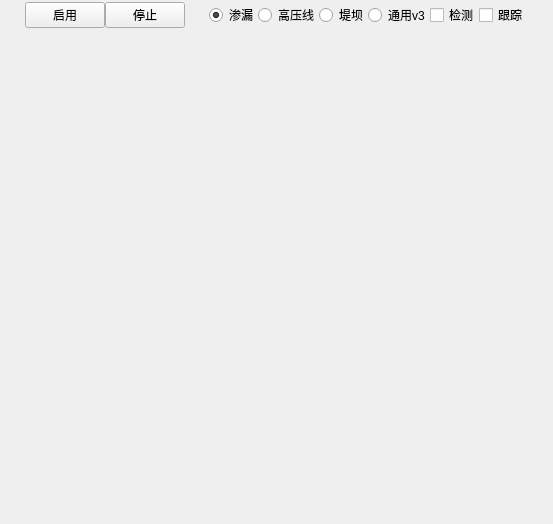
<?xml version="1.0" encoding="UTF-8"?>
<ui version="4.0">
 <class>PlayYoloVideoStreamManageWidget</class>
 <widget class="QWidget" name="PlayYoloVideoStreamManageWidget">
  <property name="geometry">
   <rect>
    <x>0</x>
    <y>0</y>
    <width>553</width>
    <height>524</height>
   </rect>
  </property>
  <property name="windowTitle">
   <string>PlayYoloVideoStreamManageWidget</string>
  </property>
  <layout class="QVBoxLayout" name="verticalLayout">
   <property name="spacing">
    <number>0</number>
   </property>
   <property name="leftMargin">
    <number>0</number>
   </property>
   <property name="topMargin">
    <number>0</number>
   </property>
   <property name="rightMargin">
    <number>0</number>
   </property>
   <property name="bottomMargin">
    <number>0</number>
   </property>
   <item>
    <layout class="QHBoxLayout" name="horizontalLayout">
     <property name="topMargin">
      <number>2</number>
     </property>
     <item>
      <spacer name="horizontalSpacer">
       <property name="orientation">
        <enum>Qt::Horizontal</enum>
       </property>
       <property name="sizeHint" stdset="0">
        <size>
         <width>40</width>
         <height>20</height>
        </size>
       </property>
      </spacer>
     </item>
     <item>
      <widget class="QPushButton" name="pushButton_PlayYoloVideoStreamManageWidget_Start">
       <property name="text">
        <string>启用</string>
       </property>
      </widget>
     </item>
     <item>
      <widget class="QPushButton" name="pushButton_PlayYoloVideoStreamManageWidget_Stop">
       <property name="text">
        <string>停止</string>
       </property>
      </widget>
     </item>
     <item>
      <spacer name="horizontalSpacer_3">
       <property name="orientation">
        <enum>Qt::Horizontal</enum>
       </property>
       <property name="sizeHint" stdset="0">
        <size>
         <width>40</width>
         <height>20</height>
        </size>
       </property>
      </spacer>
     </item>
     <item>
      <widget class="QRadioButton" name="radioButton_PlayYoloVideoStreamManageWidget_TargetType_1">
       <property name="text">
        <string>渗漏</string>
       </property>
       <property name="checked">
        <bool>true</bool>
       </property>
      </widget>
     </item>
     <item>
      <widget class="QRadioButton" name="radioButton_PlayYoloVideoStreamManageWidget_TargetType_2">
       <property name="text">
        <string>高压线</string>
       </property>
      </widget>
     </item>
     <item>
      <widget class="QRadioButton" name="radioButton_PlayYoloVideoStreamManageWidget_TargetType_3">
       <property name="text">
        <string>堤坝</string>
       </property>
      </widget>
     </item>
     <item>
      <widget class="QRadioButton" name="radioButton_PlayYoloVideoStreamManageWidget_TargetType_4">
       <property name="text">
        <string>通用v3</string>
       </property>
      </widget>
     </item>
     <item>
      <widget class="QCheckBox" name="checkBox_PlayYoloVideoStreamManageWidget_Yolo">
       <property name="text">
        <string>检测</string>
       </property>
       <property name="checked">
        <bool>false</bool>
       </property>
      </widget>
     </item>
     <item>
      <widget class="QCheckBox" name="checkBox_track">
       <property name="text">
        <string>跟踪</string>
       </property>
      </widget>
     </item>
     <item>
      <spacer name="horizontalSpacer_2">
       <property name="orientation">
        <enum>Qt::Horizontal</enum>
       </property>
       <property name="sizeHint" stdset="0">
        <size>
         <width>40</width>
         <height>20</height>
        </size>
       </property>
      </spacer>
     </item>
    </layout>
   </item>
   <item>
    <widget class="QWidget" name="widget_PlayYoloVideoStreamManageWidget" native="true">
     <property name="sizePolicy">
      <sizepolicy hsizetype="Preferred" vsizetype="Expanding">
       <horstretch>0</horstretch>
       <verstretch>0</verstretch>
      </sizepolicy>
     </property>
     <layout class="QVBoxLayout" name="verticalLayout_2">
      <property name="spacing">
       <number>0</number>
      </property>
      <property name="leftMargin">
       <number>0</number>
      </property>
      <property name="topMargin">
       <number>0</number>
      </property>
      <property name="rightMargin">
       <number>0</number>
      </property>
      <property name="bottomMargin">
       <number>0</number>
      </property>
     </layout>
    </widget>
   </item>
  </layout>
 </widget>
 <resources/>
 <connections/>
</ui>
